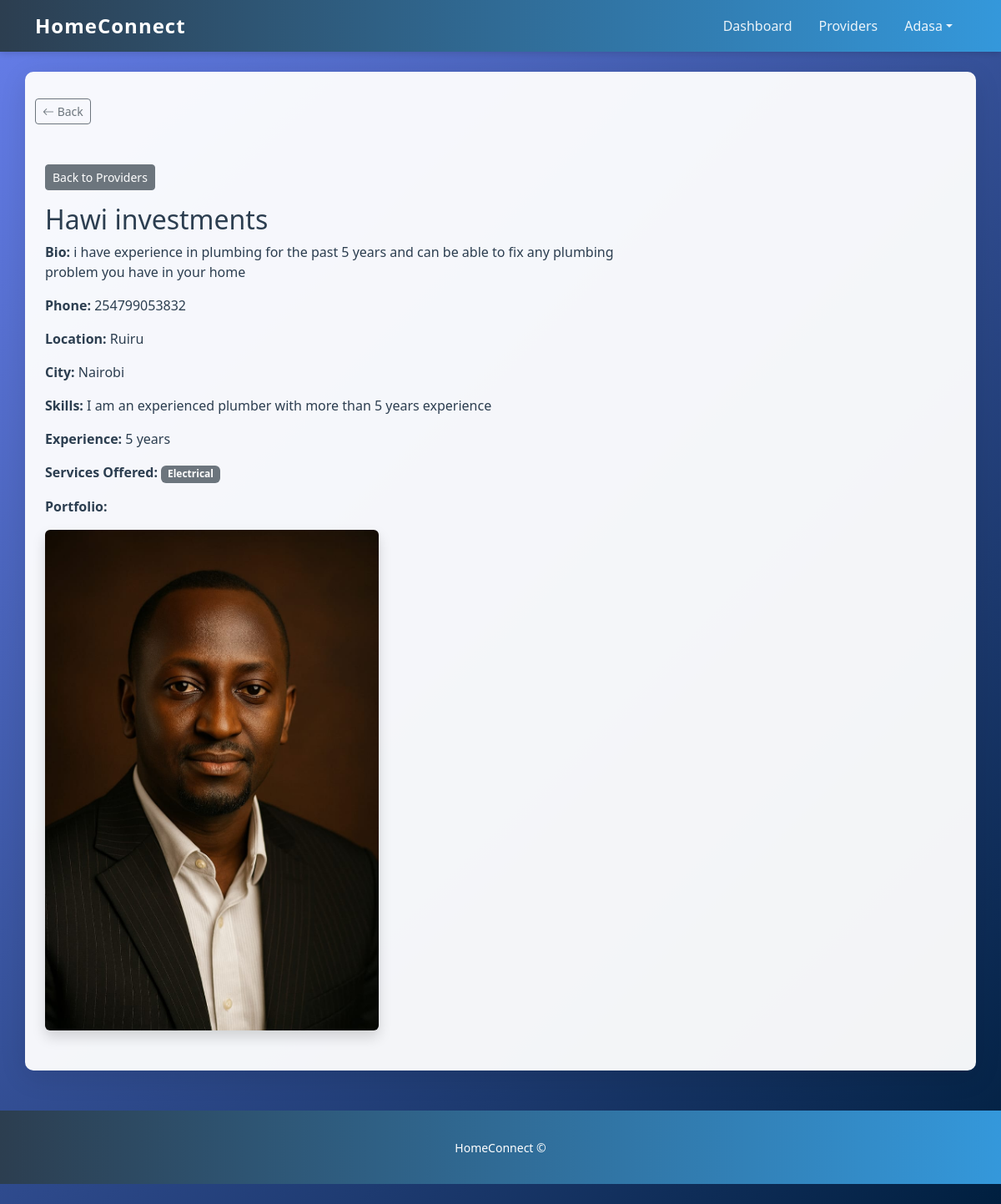
The app's page /services/providers/2/ (signed in) with its own data.
### accounts/models.py (models this page shows, shortened)
class User(AbstractUser):
    USER_TYPES = [
        ('homeowner', 'Homeowner'),
        ('service_provider', 'Service Provider'),
    ]
    user_type = models.CharField(
        max_length=20,
        choices=USER_TYPES,
        default='homeowner'
    )
    bio = models.TextField(blank=True, null=True)
    profile_image = models.ImageField(
        upload_to='profile_images/',
        blank=True,
        null=True
    )
    phone = models.CharField(max_length=30, blank=True, null=True)
    location = models.CharField(max_length=255, blank=True, null=True)
    city = models.CharField(max_length=100, blank=True, null=True)
    services = models.ManyToManyField(
        Service,
        related_name='users',
        blank=True
    )

class ServiceProvider(models.Model):
    user = models.OneToOneField(
        settings.AUTH_USER_MODEL,
        on_delete=models.CASCADE,
        related_name="provider_profile"
    )
    company_name = models.CharField(max_length=150, blank=True)
    skills = models.TextField(
        blank=True,
        help_text="Describe your skills, experience, or services you provide."
    )
    experience_years = models.PositiveIntegerField(default=0)
    portfolio_image = models.ImageField(
        upload_to="provider_portfolio/",
        blank=True,
        null=True
    )
    services = models.ManyToManyField(
        Service,
        blank=True,
        related_name='providers'
    )

class Service(models.Model):
    name = models.CharField(max_length=150)
    description = models.TextField(blank=True)

### services/views.py (the view, shortened to what this page needs)
# urls.py: path('providers/<int:pk>/', views.provider_detail, name='provider_detail'),
@login_required
def provider_detail(request, pk):
    provider = get_object_or_404(ServiceProvider, pk=pk)
    form = ServiceRequestForm()
    return render(request, 'services/provider_detail.html', {'provider': provider, 'form': form})

### services/models.py (called while the page is built)
def default_service():
    service = Service.objects.first()
    if service:
        return service.id
    return Service.objects.create(name="General Service").id

### templates/services/provider_detail.html (shortened to what this page needs)
{% extends 'base.html' %}
{% block content %}
<div class="container mt-5">
    <div class="mb-3">
        <a href="{% url 'accounts:provider_list' %}" class="btn btn-secondary btn-sm">Back to Providers</a>
    </div>
    <div class="row">
        <div class="col-md-8">
            <h2>{{ provider.company_name|default:provider.user.username }}</h2>
            <p><strong>Bio:</strong> {{ provider.user.bio }}</p>
            <p><strong>Phone:</strong> {{ provider.user.phone }}</p>
            <p><strong>Location:</strong> {{ provider.user.location }}</p>
            <p><strong>City:</strong> {{ provider.user.city }}</p>
            <p><strong>Skills:</strong> {{ provider.skills }}</p>
            <p><strong>Experience:</strong> {{ provider.experience_years }} years</p>
            <p><strong>Services Offered:</strong>
                {% if provider.services.exists %}
                    {% for s in provider.services.all %}
                        <span class="badge bg-secondary">{{ s.name }}</span>
                    {% endfor %}
                {% else %}
                    <em>No services listed</em>
                {% endif %}
            </p>
            {% if provider.portfolio_image %}
                <p><strong>Portfolio:</strong></p>
                <img src="{{ provider.portfolio_image.url }}" class="img-fluid rounded shadow mb-3" width="400">
            {% endif %}
        </div>
        <div class="col-md-4">
        </div>
    </div>
</div>
{% endblock %}

### templates/base.html (shortened to what this page needs)
{% load static %}
<!doctype html>
<html lang="en">
  <head>
    <link href="https://cdn.jsdelivr.net/npm/bootstrap@5.3.2/dist/css/bootstrap.min.css" rel="stylesheet">
    <link rel="stylesheet" href="https://cdn.jsdelivr.net/npm/bootstrap-icons@1.11.1/font/bootstrap-icons.css">
    <link rel="stylesheet" href="{% static 'css/style.css' %}">
  </head>
  <body>
    <nav class="navbar navbar-expand-lg navbar-light bg-light">
      <div class="container">
        <a class="navbar-brand" href="/">HomeConnect</a>
        <div class="collapse navbar-collapse" id="navmenu">
          <ul class="navbar-nav ms-auto">
            {% if user.is_authenticated %}
              <li class="nav-item"><a class="nav-link" href="{% url 'services:dashboard' %}">Dashboard</a></li>
              <li class="nav-item"><a class="nav-link" href="{% url 'services:providers' %}">Providers</a></li>
              <li class="nav-item dropdown">
                <a class="nav-link dropdown-toggle" href="#" id="userMenu" role="button" data-bs-toggle="dropdown" aria-expanded="false">{{ user.username }}</a>
              </li>
            {% else %}
              <li class="nav-item"><a class="nav-link" href="{% url 'accounts:login' %}">Login</a></li>
              <li class="nav-item"><a class="nav-link" href="{% url 'accounts:register' %}">Register</a></li>
            {% endif %}
          </ul>
        </div>
      </div>
    </nav>
    <main class="container mt-4">
      <div class="mb-3">
        <button class="btn btn-outline-secondary btn-sm" onclick="window.history.back()">
          <i class="bi bi-arrow-left"></i> Back
        </button>
      </div>
      {% block content %}{% endblock %}
    </main>
    <footer class="text-center mt-5 mb-4">
      <small>HomeConnect &copy; {{ now.year }}</small>
    </footer>
  </body>
</html>

### static/css/style.css (style rules this page uses)
:root { --primary-color: #2c3e50; --secondary-color: #3498db; --accent-color: #e74c3c; --light-bg: #ecf0f1; --dark-text: #2c3e50; }
body { background: linear-gradient(135deg, #667eea 0%, #001f3f 100%); min-height: 100vh; font-family: 'Segoe UI', Tahoma, Geneva, Verdana, sans-serif; color: var(--dark-text); }
main { background-color: rgba(255, 255, 255, 0.95); border-radius: 10px; padding: 2rem; margin-top: 2rem; box-shadow: 0 8px 32px rgba(0, 0, 0, 0.1); }
.navbar { background: linear-gradient(90deg, var(--primary-color) 0%, var(--secondary-color) 100%) !important; box-shadow: 0 2px 8px rgba(0, 0, 0, 0.15); }
.navbar-brand { font-weight: 700; font-size: 1.5rem; color: white !important; letter-spacing: 1px; }
.nav-link { color: rgba(255, 255, 255, 0.9) !important; transition: color 0.3s ease; margin: 0 0.5rem; }
footer { background: linear-gradient(90deg, var(--primary-color) 0%, var(--secondary-color) 100%); color: white; padding: 2rem 0; margin-top: 3rem; }

### records on screen
User: username "Adasa"
ServiceProvider: company_name "Hawi investments", user.bio "i have experience in plumbing for the past 5 years and can be able to fix any plumbing problem you have in your home", user.phone "254799053832", user.location "Ruiru", user.city "Nairobi", skills "I am an experienced plumber with more than 5 years experience", experience_years "5", portfolio_image (picture)
Service: name "Electrical"
